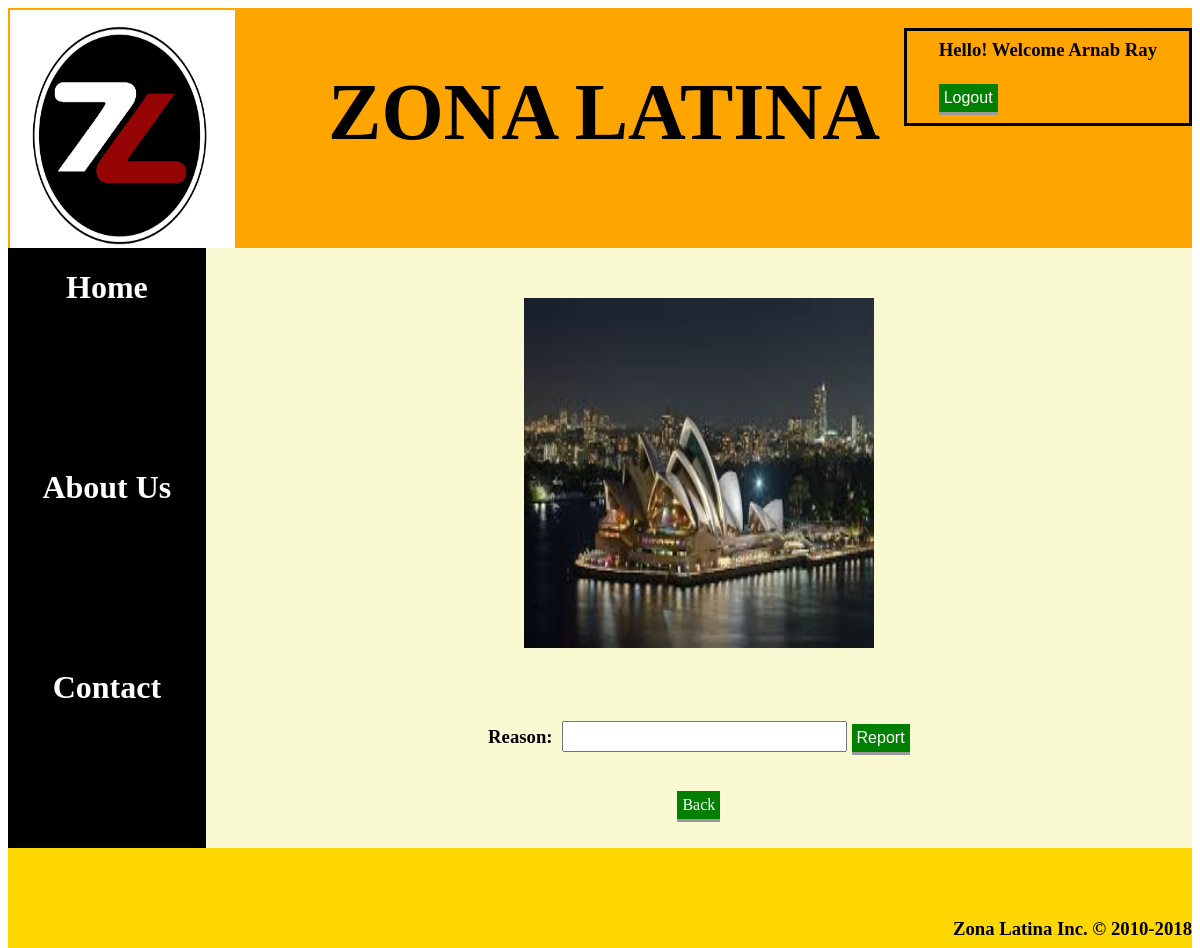
The app's page /report.php?id=45 (signed in) with its own data.
### tables this page shows
CREATE TABLE `user` (
  `user_id` int(11) NOT NULL,
  `fname` varchar(1000) NOT NULL,
  `lname` varchar(1000) NOT NULL,
  `username` varchar(255) NOT NULL,
  `user_pwd` varchar(32) NOT NULL,
  `status` tinyint(1) NOT NULL,
  `type` tinyint(1) NOT NULL
);

CREATE TABLE `picdetails` (
  `pic_id` int(11) NOT NULL,
  `pic_name` varchar(1000) NOT NULL,
  `pic_des` varchar(1000) NOT NULL,
  `pic_cat` varchar(255) NOT NULL,
  `username` varchar(1000) NOT NULL
);

### report.php (the view, shortened to what this page needs)
<?php
include('dbconn.php');
$picID=$_REQUEST['id'];
?>
<html>
    <head>
    <link rel="stylesheet" type="text/css" href="style3.css">
    </head>
    <body>
        <form method="post" enctype="multipart/form-data">
        <div class="wrapper">
        <div class="header">
            <div class="headerpic">
            <img src="image.jpg" height="240" width="225"/>
            </div>
            <div class="heading">
                <h1 align="center" style="font-weight=bold; font-height=200;">ZONA LATINA</h1>
            </div>
                <div class="login">
            <table align="center">
                <tr><td><h3>Hello! Welcome <?php $user=$_COOKIE['username']; $sql="SELECT fname,lname FROM user WHERE username='$user'"; $result=mysqli_query($conn,$sql); $row=mysqli_fetch_array($result);
                    echo $row[0]."&nbsp;".$row[1];
                    ?> <br/></h3></td></tr>
                <tr><td><a href="index.php"><input type="submit" name="logoutBtn" value="Logout" class="sub"></a></td>
                    </tr>
                </table>
                     </div>
            </div>
        </div>
        <div id="left">
        <div id="left1">
            <a href="index.php" style="text-decoration:none; border-bottom:5px solid white;"><h1 style="color:white;">Home</h1></a>
        </div>
        <div id="left2">
            <a href="about2.php" style="text-decoration:none; border-bottom:5px solid white;"><h1 style="color:white;">About Us</h1></a>
        </div>
        <div id="left3">
            <a href="contact_us2.php" style="text-decoration:none; border-bottom:5px solid white;"><h1 style="color:white;">Contact</h1></a>
        </div>
            </div>
        <div id="content">
        <div id="content2">
            <div id="img">
          <?php
                $sql3="SELECT * FROM picdetails WHERE pic_id='$picID'";
                $res=mysqli_query($conn,$sql3);
                $row=mysqli_fetch_array($res);
                echo "<img src=uploads/".$row[1]." &nbsp; height=350 width=350 />";
            ?>
            </div>
            <br/>
            <br/><br/>
            <div id="comment">
                <h3>Reason: &nbsp;<input type="text" name="report" class="search" />
                    <input type="submit" name="reportBtn" value="Report" class="sub"/></h3>
            </div>
            <br/>
            <a href="index.php" class="sub">Back</a>
                </div>
        </div>
            <div id="footer">
        <h3 align="right" style="margin-top:70px;">Zona Latina Inc. &copy; 2010-2018</h3>
    </div>
        </form>
    </body>
</html>

### style3.css (style rules this page uses)
.wrapper { width: 100%; border: 5px auto; }
.header { width: 100%; height: 240px; background-color: orange; float: left; }
.headerpic { width: 25%; border: 5px; border-color: black; padding: 2px; float: left; }
.heading { margin-top: 5px; width: 50%; color: black; float: left; vertical-align: middle; height: 500px; font-size: 250%; }
.login { width: 23%; float: right; border-style: solid; padding: 5px 5px; margin-top: 20px; text-decoration-style: solid; font-size-adjust: auto; }
#content { width: 83.3%; height: 600px; background-color: lightgoldenrodyellow; text-align: center; float: left; overflow: scroll; }
#left { width: 16.7%; height: 600px; background-color: black; float:left; vertical-align: middle; }
#left1 { width:100%; height:200px; float:left; text-align: center; }
#left2 { width:100%; height:200px; float:Left; text-align: center; }
#left3 { width:100%; height:200px; float: left; text-align: center; }
#footer { width:100%; height: 100px; background-color: gold; float:left; align-content:right; }
#content2 { margin-top: 50px; }
.sub { background-color: green; border: none; color: white; padding: 5px 5px; text-align: center; text-decoration: none; display: inline-block; font-size: 16px; }
.search { font-size: 1.15em; }
#img,comment,commented { align-content: center; text-align: center; }
.sub { background-color: green; border: none; color: white; padding: 5px 5px; text-align: center; text-decoration: none; display: inline-block; border-bottom-style: outset; }

### records on screen
user: fname "Arnab", lname "Ray"
picdetails: pic_name (picture)
